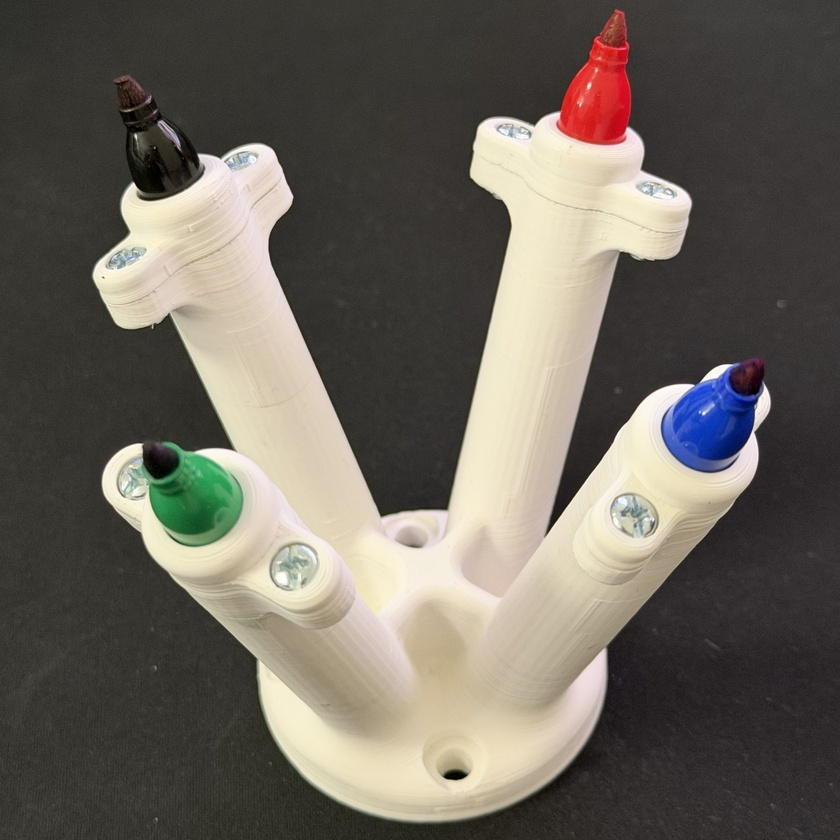
#> input picture RS2/images/EE3.jpg, 840 x 840 px, shrunk from 2739 x 2739 before the run
$ python -i edge_detection.py   (imports and definitions only)
#> lines starting #> are read from the running program, lines starting #| are printed output that depends on the picture; after the words box and inside, x2 and y2 are one past the last pixel; in counts of white or black regions, pixels touching at a corner belong together
#> further down, picture is the input picture: shape (840, 840, 3); mean B, G, R 93, 101.9, 107.6
"""
Edge detection module using Canny with Gaussian pre-blur (sigma=3).

Applies a Gaussian blur with the specified sigma before running OpenCV's
Canny edge detector. This produces clean, thin edges comparable to
"Canny: sigma=3" from J. Canny, "A Computational Approach to Edge
Detection," IEEE TPAMI, 1986.
"""

import cv2
import numpy as np


def detect_edges(image: np.ndarray,
                 sigma: float = 3.0,
                 low_threshold: int = 20,
                 high_threshold: int = 60) -> np.ndarray:
    """Run Canny edge detection with Gaussian pre-blur on a BGR image.

    Args:
        image: Input BGR image (numpy array).
        sigma: Gaussian blur sigma applied before Canny (default 3.0).
        low_threshold: Canny lower hysteresis threshold.
        high_threshold: Canny upper hysteresis threshold.

    Returns:
        Binary edge map (uint8, 0 or 255) same size as input.
    """
#> called with sigma = 3, low_threshold = 20, high_threshold = 60
    gray = cv2.cvtColor(image, cv2.COLOR_BGR2GRAY)
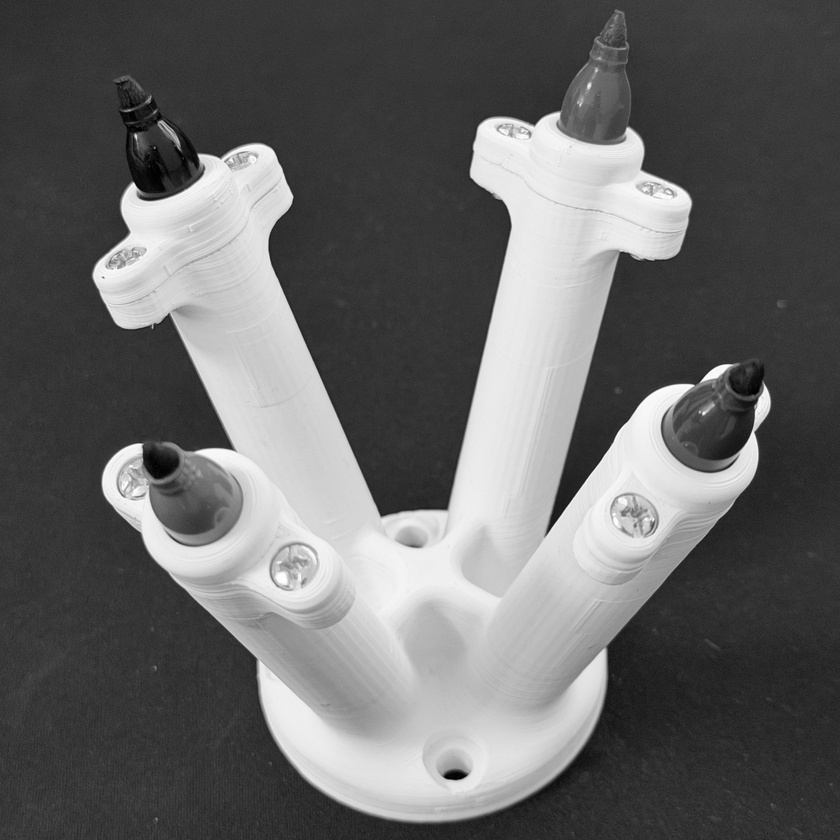
#> gray: shape (840, 840); min 0, max 255, mean 102.6
    blurred = cv2.GaussianBlur(gray, (0, 0), sigma)
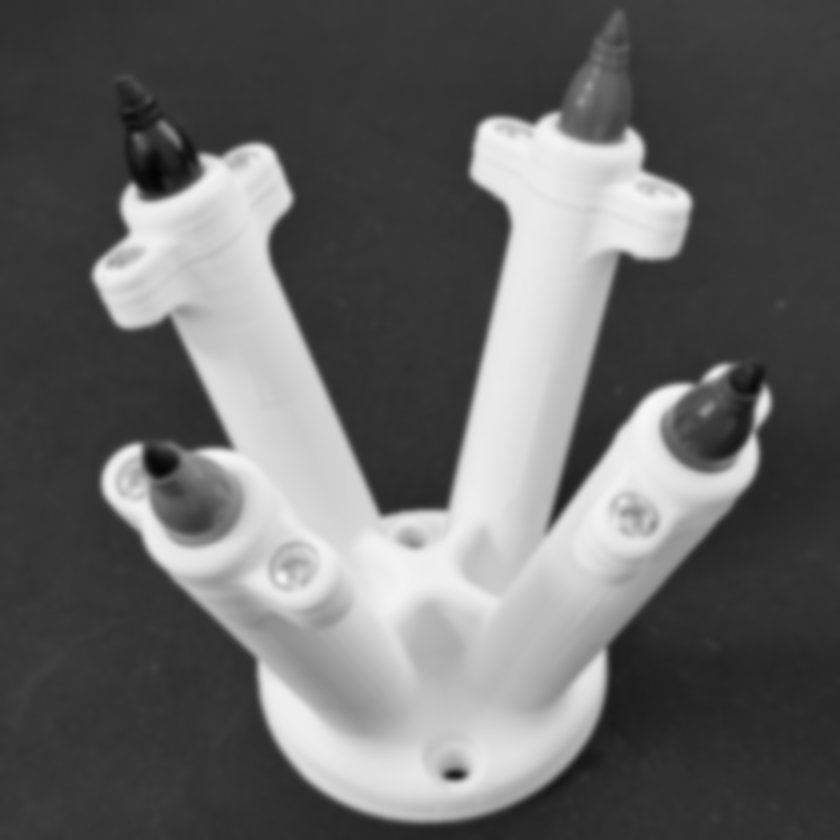
#> blurred: shape (840, 840); min 3, max 246, mean 102.6
    edges = cv2.Canny(blurred, threshold1=low_threshold,
                      threshold2=high_threshold)
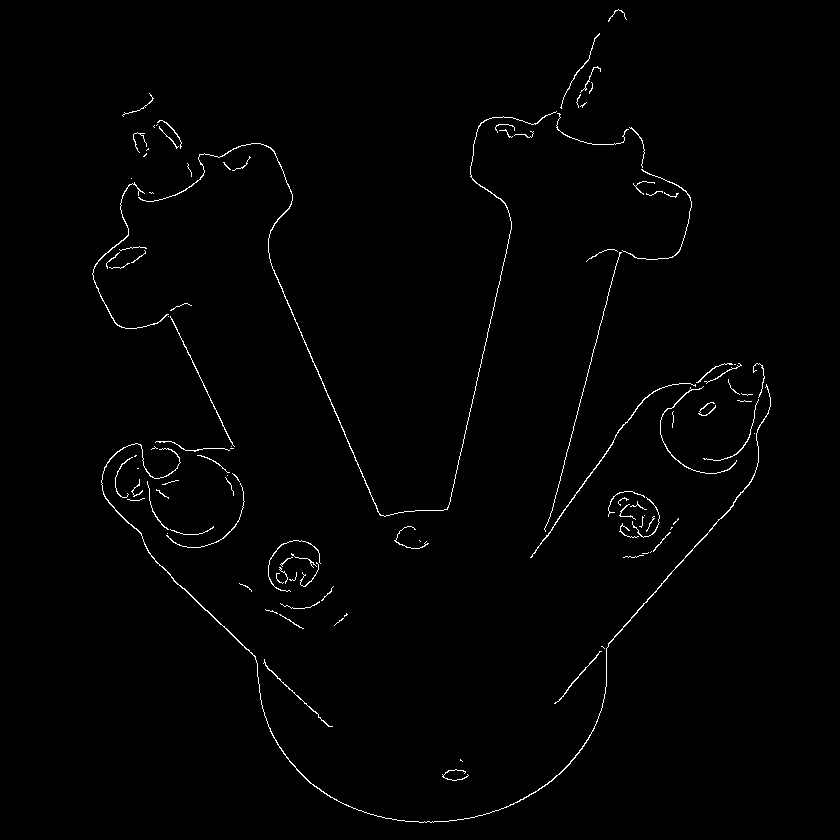
#> edges: shape (840, 840); 1.1% white in thin lines or dots, all inside (x1, y1, x2, y2) = (92, 9, 771, 823)
    return edges

>>> import cv2
>>> picture = cv2.imread('../../../../RS2/images/EE3.jpg')
>>> result = detect_edges(picture)

$ run again, on RS2/images/EE1.png
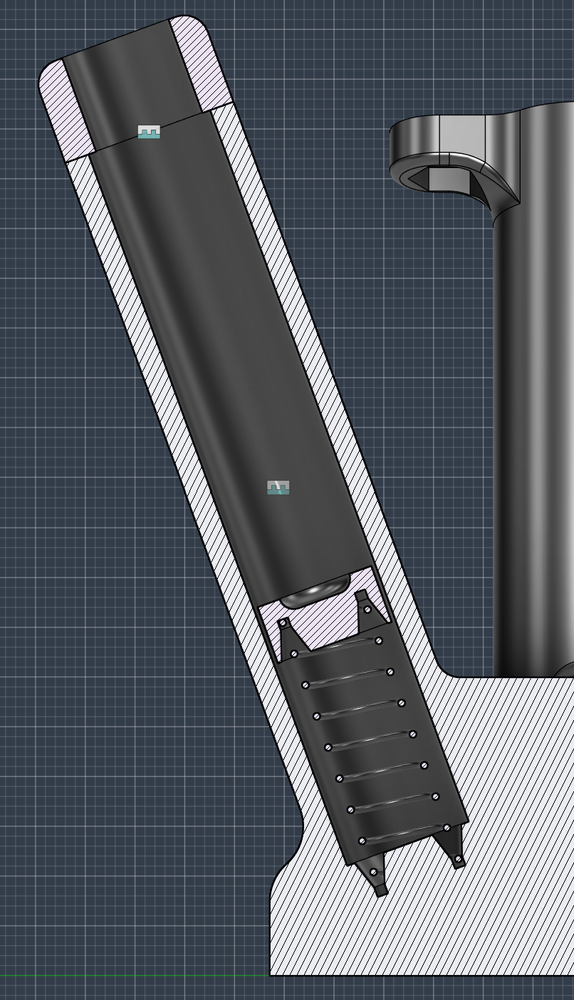
#> input picture RS2/images/EE1.png, 574 x 1000 px, shrunk from 806 x 1404 before the run
#> picture is the input picture: shape (1000, 574, 3); mean B, G, R 101.4, 93.8, 88.5
#> in detect_edges, `blurred = cv2.GaussianBlur(gray, (0, 0), sigma)`:
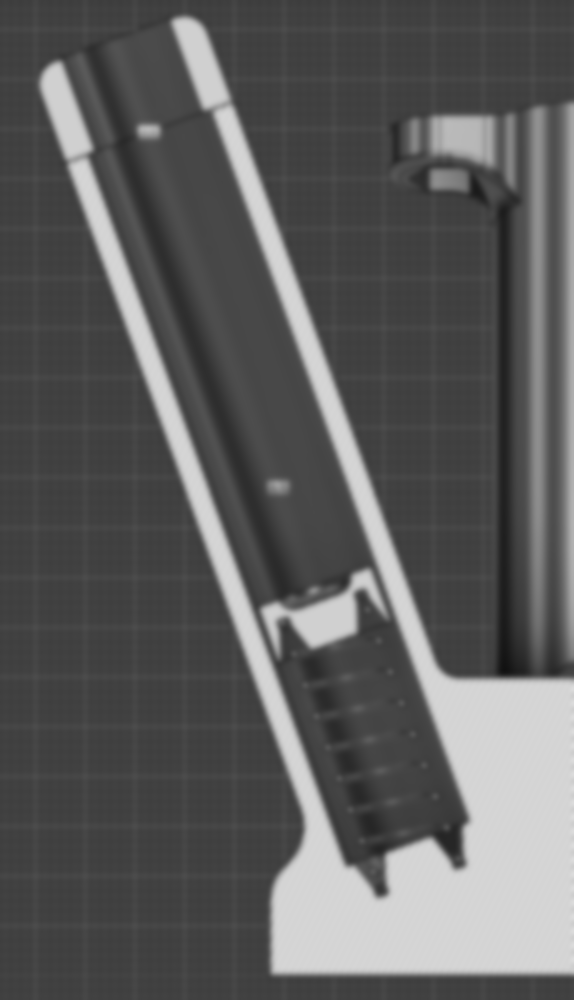
#> blurred: shape (1000, 574); min 17, max 219, mean 93
#> in detect_edges, `edges = cv2.Canny(blurred, threshold1=low_threshold, threshold2=high_t..`:
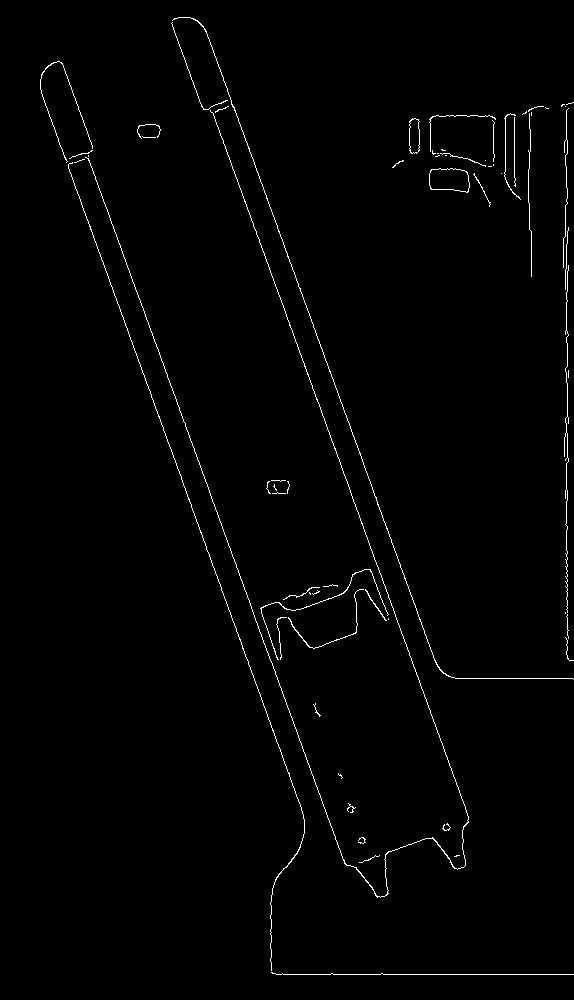
#> edges: shape (1000, 574); 1.1% white in thin lines or dots, all inside (x1, y1, x2, y2) = (40, 17, 574, 975)

$ run again, on RS2/images/EE2.png
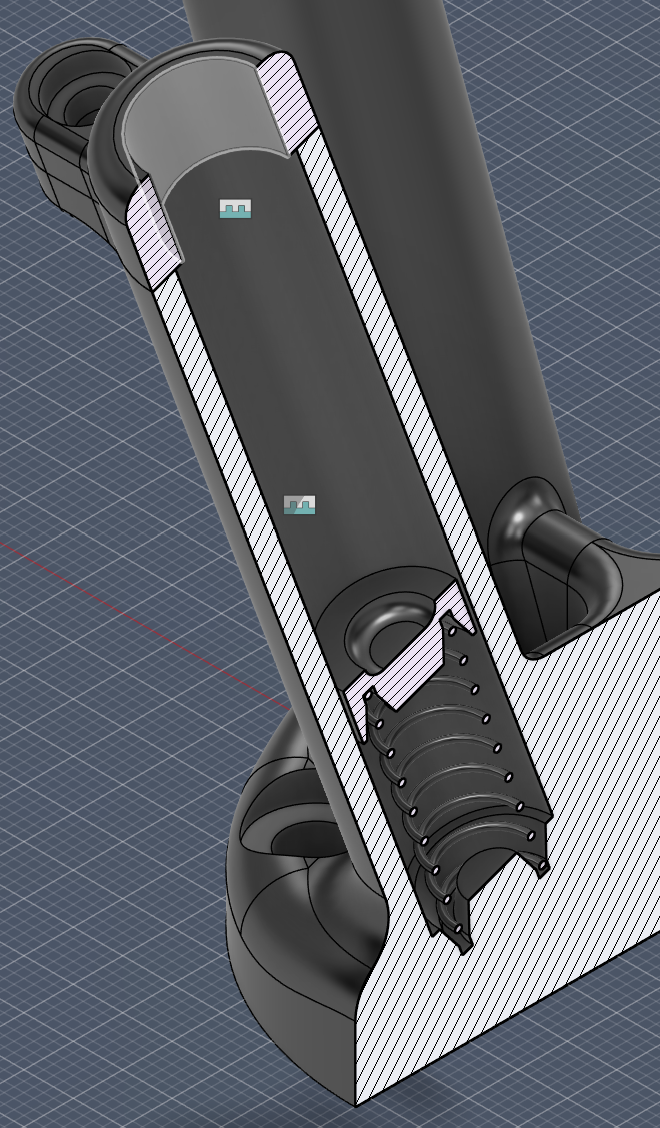
#> input picture RS2/images/EE2.png, 660 x 1128 px
#> picture is the input picture: shape (1128, 660, 3); mean B, G, R 109.9, 101.7, 97.4
#> in detect_edges, `blurred = cv2.GaussianBlur(gray, (0, 0), sigma)`:
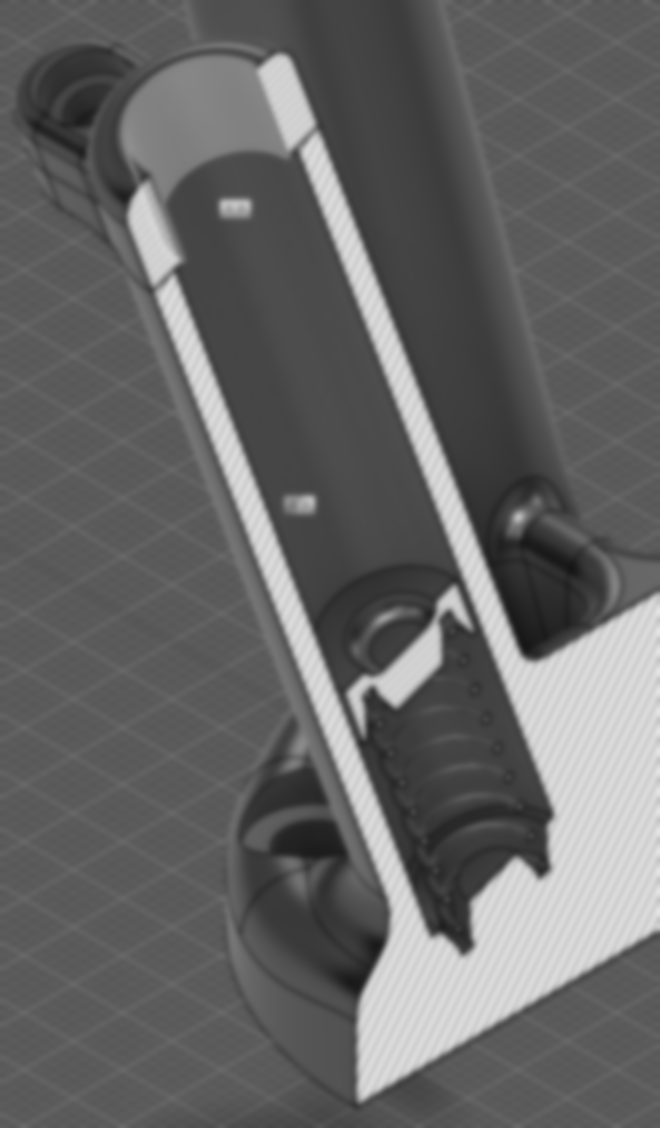
#> blurred: shape (1128, 660); min 21, max 229, mean 101.4
#> in detect_edges, `edges = cv2.Canny(blurred, threshold1=low_threshold, threshold2=high_t..`:
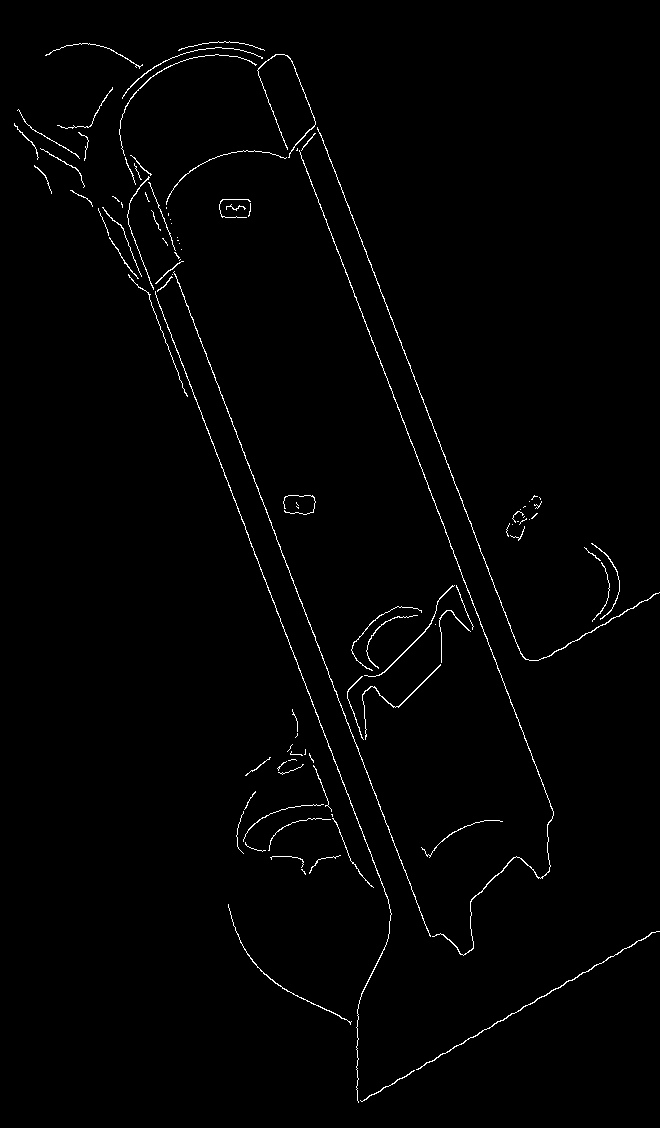
#> edges: shape (1128, 660); 1.2% white in thin lines or dots
